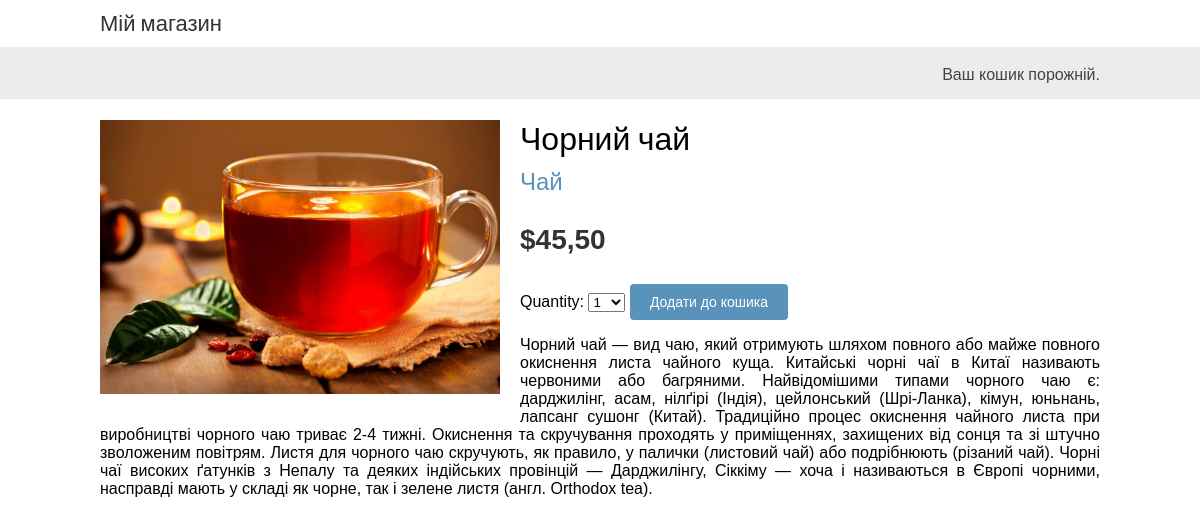
/2/red-tea/, run on the app's committed database.
### shop/models.py (models this page shows, shortened)
class Product(models.Model):
    category = models.ForeignKey(Category, related_name='products', on_delete=models.CASCADE)
    name = models.CharField(max_length=200)
    slug = models.CharField(max_length=200)
    image = models.ImageField(upload_to='products/%Y/%m/%d', blank=True)
    description = models.TextField(blank=True)
    price = models.DecimalField(max_digits=10, decimal_places=2)
    available = models.BooleanField(default=True)
    created = models.DateTimeField(auto_now_add=True)
    updated = models.DateTimeField(auto_now=True)
    class Meta:
        ordering = ['name']
        indexes = [
            models.Index(fields=['id', 'slug']),
            models.Index(fields=['name']),
            models.Index(fields=['-created']),
        ]
        verbose_name = 'продукт'
        verbose_name_plural = 'продукти'

class Category(models.Model):
    name = models.CharField(max_length=200)
    slug = models.SlugField(max_length=200, unique=True)
    class Meta:
        ordering = ['name']
        indexes = [
            models.Index(fields=['name']),
                   ]
        verbose_name = 'категорія'
        verbose_name_plural = 'категорії'
    def __str__(self):
        return self.name
    def get_absolute_url(self):
        return reverse('shop:product_list_by_category', args=[self.slug])

### shop/views.py (the view)
# urls.py: path('<int:id>/<slug:slug>/', views.product_detail, name='product_detail'),
def product_detail(request, id, slug):
    product = get_object_or_404(Product,
                                id=id,
                                slug=slug,
                                available=True)
    cart_product_form = CartAddProductForm()
    return render(request,
                  'shop/product/detail.html',
                  {'product': product,
                   'cart_product_form': cart_product_form})

### cart/forms.py
class CartAddProductForm(forms.Form):
    quantity = forms.TypedChoiceField(
                                choices=PRODUCT_QUANTITY_CHOICES,
                                coerce=int)
    override = forms.BooleanField(required=False,
                                  initial=False,
                                  widget=forms.HiddenInput)

### cart/cart.py (called while the page is built)
    def __len__(self):
        return sum(item['quantity'] for item in self.cart.values())

### cart/context_processors.py (called while the page is built)
def cart(request):
    return {'cart': Cart(request)}

### shop/templates/shop/product/detail.html (shortened to what this page needs)
{% extends "shop/base.html" %}
{% load static %}
{% block content %}
  <div class="product-detail">
    <img src="{% if product.image %}{{ product.image.url }}{% else %}
    {% static 'img/no_image.png' %}{% endif %}">
    <h1>{{ product.name }}</h1>
    <h2>
      <a href="{{ product.category.get_absolute_url }}">
        {{ product.category }}
      </a>
    </h2>
    <p class="price">${{ product.price }}</p>
    <form action="{% url 'cart:cart_add' product.id %}" method="post">
      {{ cart_product_form }}
      <input type="submit" value="Додати до кошика">
    </form>
    {{ product.description|linebreaks }}
  </div>
{% endblock %}

### shop/static/css/base.css (style rules this page uses)
body { margin:0; padding:0; font-family:helvetica, sans-serif; }
h1, h2, h3, h4, h5 , h6 { font-family: 'Ubuntu', sans-serif; font-weight:normal; }
a { text-decoration:none; color:#5993bb; }
a.button, input[type="submit"] { color:#fff; background:#5993bb; border-radius:4px; padding:10px 20px; font-size:14px; border:0; }
.product-detail { text-align:justify; }
.product-detail .price { color:#333; font-size:28px; font-weight:bold; }
.product-detail img { width:40%; float:left; padding:0 20px 20px 0; }
.product-detail h1 { margin-bottom:0; }
.product-detail h2 { margin-top:10px; }

### data on the page
Product: image (picture), name "Чорний чай", category "Чай", price "45,50", description "Чорний чай — вид чаю, який отримують шляхом повного або майже повного окиснення листа чайного куща. Китайські чорні чаї в Китаї називають червоними або багряними. Найвідомішими типами чорного чаю є: дарджилінг, асам, нілґірі (Індія), цейлонський (Шрі-Ланка), кімун, юньнань, лапсанг сушонг (Китай). Традиційно процес окиснення чайного листа при виробництві чорного чаю триває 2-4 тижні. Окиснення та скручування проходять у приміщеннях, захищених від сонця та зі штучно зволоженим повітрям. Листя для чорного чаю скручують, як правило, у палички (листовий чай) або подрібнюють (різаний чай). Чорні чаї високих ґатунків з Непалу та деяких індійських провінцій — Дарджилінгу, Сіккіму — хоча і…"
